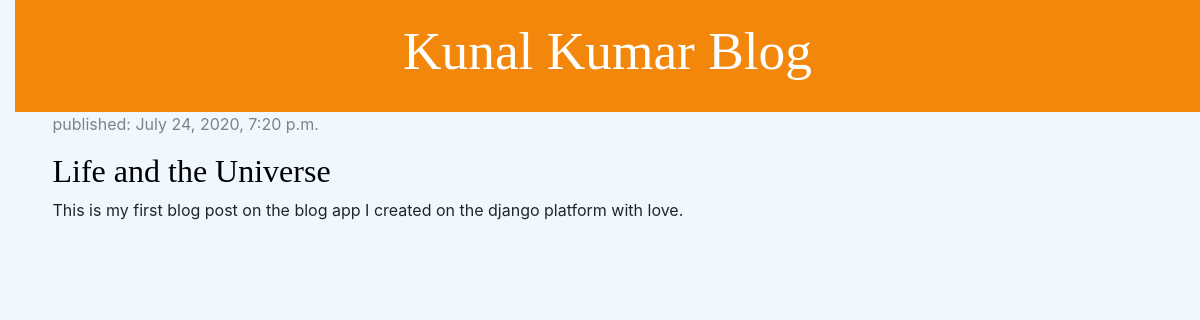
The app's page /, older data.
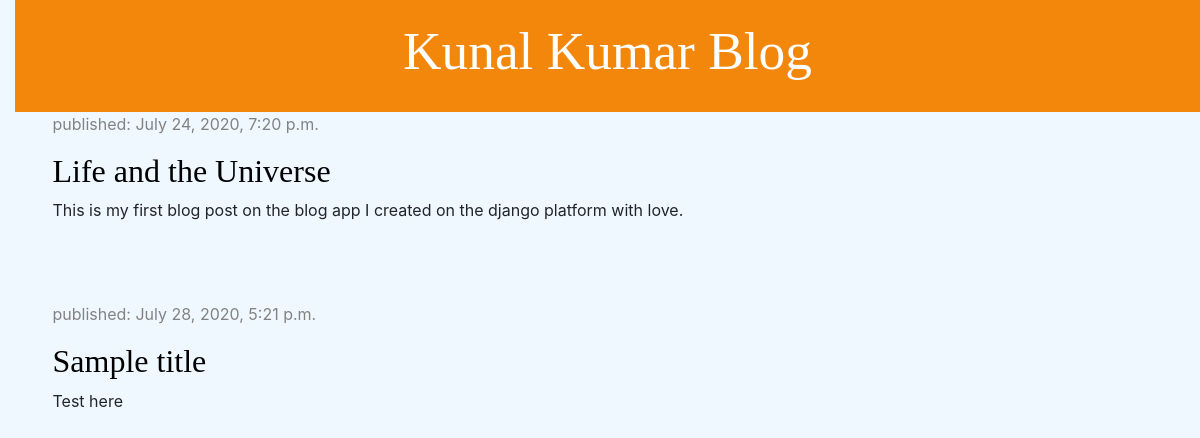
The same page, newer data.
### blog/models.py (models this page shows, shortened)
class Post(models.Model):
    author = models.ForeignKey(settings.AUTH_USER_MODEL, on_delete=models.CASCADE)
    title = models.CharField(max_length=200)
    text = models.TextField()
    created_date = models.DateTimeField(default=timezone.now)
    published_date = models.DateTimeField(blank=True, null=True)
    image = models.ImageField(upload_to='images/')

### blog/views.py (the view)
# urls.py: path('', views.post_list, name='post_list'),
def post_list(request):
    posts = Post.objects.filter(published_date__lte=timezone.now()).order_by('published_date')
    return render(request, 'blog/post_list.html', {'posts': posts})

### blog/templates/blog/post_list.html (shortened to what this page needs)
<!DOCTYPE html>
{%load static%}
<html>
    <head>
        <link rel="stylesheet" href="https://stackpath.bootstrapcdn.com/bootstrap/4.5.0/css/bootstrap.min.css">
        <link rel="stylesheet" href="{% static 'css/blog.css'  %}">
    </head>
<body>
<div class="page-header">
    <h1><a href="/">Kunal Kumar Blog</a></h1>
</div>
<div class="content container">
    <div class="row">
        <div class="col-md-8">
            {% for post in posts %}
                <div class="post">
                    <div class="date">
                        <p>published: {{ post.published_date }}</p>
                    </div>
                    <h2><a href="">{{ post.title }}</a></h2>
                    <p>{{ post.text|linebreaksbr }}</p>
                </div>
            {% endfor %}
        </div>
    </div>
</div>
</body>
</html>

Row changes from the older to the newer data that the page shows:
added Post: published_date "July 28, 2020, 5:21 p.m.", title "Sample title", text "Test here"
